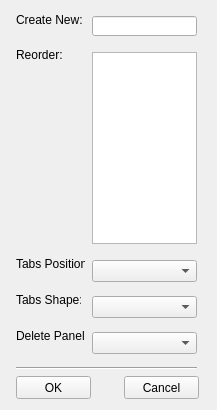
<?xml version="1.0" encoding="UTF-8"?>
<ui version="4.0">
 <class>Dialog</class>
 <widget class="QDialog" name="Dialog">
  <property name="geometry">
   <rect>
    <x>0</x>
    <y>0</y>
    <width>217</width>
    <height>410</height>
   </rect>
  </property>
  <property name="minimumSize">
   <size>
    <width>217</width>
    <height>346</height>
   </size>
  </property>
  <property name="maximumSize">
   <size>
    <width>217</width>
    <height>410</height>
   </size>
  </property>
  <property name="windowTitle">
   <string>Manage Panels</string>
  </property>
  <widget class="QLabel" name="label">
   <property name="geometry">
    <rect>
     <x>16</x>
     <y>12</y>
     <width>69</width>
     <height>16</height>
    </rect>
   </property>
   <property name="text">
    <string>Create New:</string>
   </property>
  </widget>
  <widget class="QLineEdit" name="editView">
   <property name="geometry">
    <rect>
     <x>92</x>
     <y>16</y>
     <width>105</width>
     <height>20</height>
    </rect>
   </property>
  </widget>
  <widget class="QListWidget" name="listOrder">
   <property name="geometry">
    <rect>
     <x>92</x>
     <y>52</y>
     <width>105</width>
     <height>192</height>
    </rect>
   </property>
   <property name="whatsThis">
    <string>&lt;html&gt;&lt;head/&gt;&lt;body&gt;&lt;p&gt;Drag, position and drop panels the way you want them to appear.&lt;/p&gt;&lt;/body&gt;&lt;/html&gt;</string>
   </property>
  </widget>
  <widget class="QLabel" name="label_2">
   <property name="geometry">
    <rect>
     <x>16</x>
     <y>48</y>
     <width>46</width>
     <height>13</height>
    </rect>
   </property>
   <property name="text">
    <string>Reorder:</string>
   </property>
  </widget>
  <widget class="QLabel" name="label_3">
   <property name="geometry">
    <rect>
     <x>16</x>
     <y>256</y>
     <width>69</width>
     <height>16</height>
    </rect>
   </property>
   <property name="text">
    <string>Tabs Position:</string>
   </property>
  </widget>
  <widget class="QComboBox" name="comboPos">
   <property name="geometry">
    <rect>
     <x>92</x>
     <y>260</y>
     <width>105</width>
     <height>22</height>
    </rect>
   </property>
  </widget>
  <widget class="QPushButton" name="btnOK">
   <property name="geometry">
    <rect>
     <x>16</x>
     <y>376</y>
     <width>75</width>
     <height>23</height>
    </rect>
   </property>
   <property name="text">
    <string>OK</string>
   </property>
   <property name="autoDefault">
    <bool>false</bool>
   </property>
  </widget>
  <widget class="QPushButton" name="btnCancel">
   <property name="geometry">
    <rect>
     <x>124</x>
     <y>376</y>
     <width>75</width>
     <height>23</height>
    </rect>
   </property>
   <property name="text">
    <string>Cancel</string>
   </property>
   <property name="autoDefault">
    <bool>false</bool>
   </property>
  </widget>
  <widget class="Line" name="line">
   <property name="geometry">
    <rect>
     <x>16</x>
     <y>360</y>
     <width>181</width>
     <height>16</height>
    </rect>
   </property>
   <property name="orientation">
    <enum>Qt::Horizontal</enum>
   </property>
  </widget>
  <widget class="QLabel" name="label_4">
   <property name="geometry">
    <rect>
     <x>16</x>
     <y>292</y>
     <width>65</width>
     <height>16</height>
    </rect>
   </property>
   <property name="text">
    <string>Tabs Shape:</string>
   </property>
  </widget>
  <widget class="QComboBox" name="comboShape">
   <property name="geometry">
    <rect>
     <x>92</x>
     <y>296</y>
     <width>105</width>
     <height>22</height>
    </rect>
   </property>
  </widget>
  <widget class="QLabel" name="label_5">
   <property name="geometry">
    <rect>
     <x>16</x>
     <y>328</y>
     <width>69</width>
     <height>16</height>
    </rect>
   </property>
   <property name="text">
    <string>Delete Panel:</string>
   </property>
  </widget>
  <widget class="QComboBox" name="comboDelete">
   <property name="geometry">
    <rect>
     <x>92</x>
     <y>332</y>
     <width>105</width>
     <height>22</height>
    </rect>
   </property>
  </widget>
 </widget>
 <resources/>
 <connections/>
</ui>
